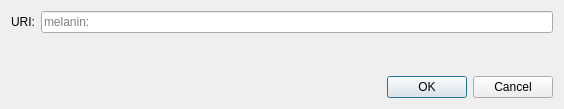
<?xml version="1.0" encoding="UTF-8"?>
<ui version="4.0">
 <class>OpenURIDialog</class>
 <widget class="QDialog" name="OpenURIDialog">
  <property name="geometry">
   <rect>
    <x>0</x>
    <y>0</y>
    <width>564</width>
    <height>109</height>
   </rect>
  </property>
  <property name="windowTitle">
   <string>Open melanin URI</string>
  </property>
  <layout class="QVBoxLayout" name="verticalLayout">
   <item>
    <layout class="QHBoxLayout" name="horizontalLayout">
     <item>
      <widget class="QLabel" name="label">
       <property name="text">
        <string>URI:</string>
       </property>
      </widget>
     </item>
     <item>
      <widget class="QValidatedLineEdit" name="uriEdit">
       <property name="placeholderText">
        <string notr="true">melanin:</string>
       </property>
      </widget>
     </item>
    </layout>
   </item>
   <item>
    <spacer name="verticalSpacer">
     <property name="orientation">
      <enum>Qt::Vertical</enum>
     </property>
     <property name="sizeHint" stdset="0">
      <size>
       <width>20</width>
       <height>40</height>
      </size>
     </property>
    </spacer>
   </item>
   <item>
    <widget class="QDialogButtonBox" name="buttonBox">
     <property name="orientation">
      <enum>Qt::Horizontal</enum>
     </property>
     <property name="standardButtons">
      <set>QDialogButtonBox::Cancel|QDialogButtonBox::Ok</set>
     </property>
    </widget>
   </item>
  </layout>
 </widget>
 <customwidgets>
  <customwidget>
   <class>QValidatedLineEdit</class>
   <extends>QLineEdit</extends>
   <header>qt/qvalidatedlineedit.h</header>
  </customwidget>
 </customwidgets>
 <resources/>
 <connections>
  <connection>
   <sender>buttonBox</sender>
   <signal>accepted()</signal>
   <receiver>OpenURIDialog</receiver>
   <slot>accept()</slot>
   <hints>
    <hint type="sourcelabel">
     <x>248</x>
     <y>254</y>
    </hint>
    <hint type="destinationlabel">
     <x>157</x>
     <y>274</y>
    </hint>
   </hints>
  </connection>
  <connection>
   <sender>buttonBox</sender>
   <signal>rejected()</signal>
   <receiver>OpenURIDialog</receiver>
   <slot>reject()</slot>
   <hints>
    <hint type="sourcelabel">
     <x>316</x>
     <y>260</y>
    </hint>
    <hint type="destinationlabel">
     <x>286</x>
     <y>274</y>
    </hint>
   </hints>
  </connection>
 </connections>
</ui>
